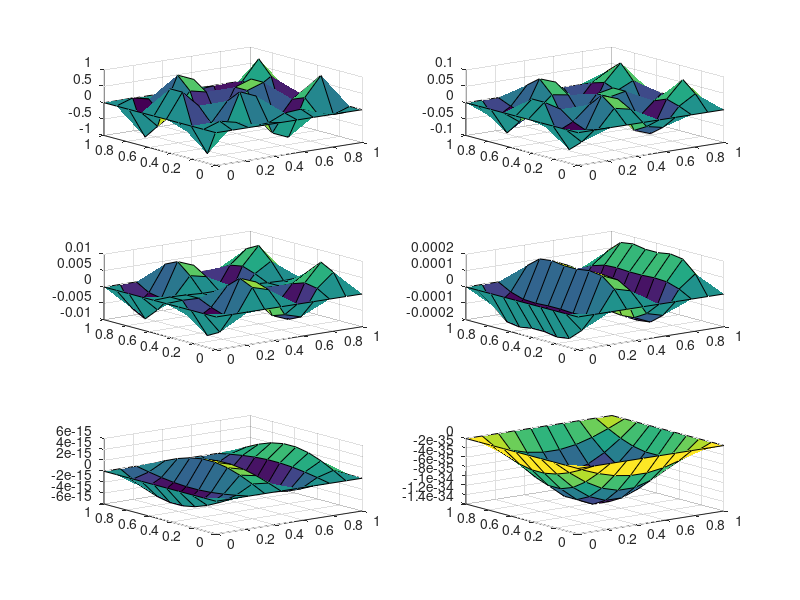

Recreate this plot in MATLAB.

% Parabolic eqution in 2 spatial dimension in a rectangoular domain


mu=1; 			%diffusivity
nx=10;  		%number node x
ny=10; 			%number node y
nt=2000;		%number of time step
a=1; 			%size of the domain
b=1;


T=2; 			%Temporal domain
dx=a/(nx-1);
dy=b/(ny-1);
dt=T/(nt-1);
x=(0:dx:a);
y=(0:dy:b);
t=(0:dt:T);
fo=mu*dt/(dx^2); 	%Lattice Fourier number 		

u=zeros(nt,nx,ny);

			% Initial condition
[X,Y]=meshgrid(x,y);
Z=sin(4*pi*X).*cos(4*pi*Y);
u(1,:,:)=Z;

			%Boundary conditions
for k=1:1:nt
	u(k,1,1:ny)=0;
	u(k,1:nx,1)=0;
	u(k,1:nx,ny)=0;
	u(k,nx,1:ny)=0;
end


for k=1:1:nt
	for i=2:1:nx-1
		for j=2:1:ny-1
u(k+1,i,j)=(1-4*fo)*u(k,i,j)+fo*(u(k,i-1,j)+u(k,i+1,j)+u(k,i,j-1)+u(k,i,j+1));
		end
	end
end


			% Plotting the result at different time steps

a=zeros(nx,ny);
for i=1:nx;
	for j=1:ny
		a(i,j)=u(1,i,j);
		b(i,j)=u(nt/200,i,j);
		c(i,j)=u(nt/100,i,j);
		d(i,j)=u(nt/50,i,j);
		e(i,j)=u(nt/10,i,j);
		f(i,j)=u(nt,i,j);
		
	end
end


subplot(3,2,1)
surf(x,y,a);
subplot(3,2,2)
surf(x,y,b);
subplot(3,2,3)
surf(x,y,c);
subplot(3,2,4)
surf(x,y,d);
subplot(3,2,5)
surf(x,y,e);
subplot(3,2,6)
surf(x,y,f);
pause()


			


    
